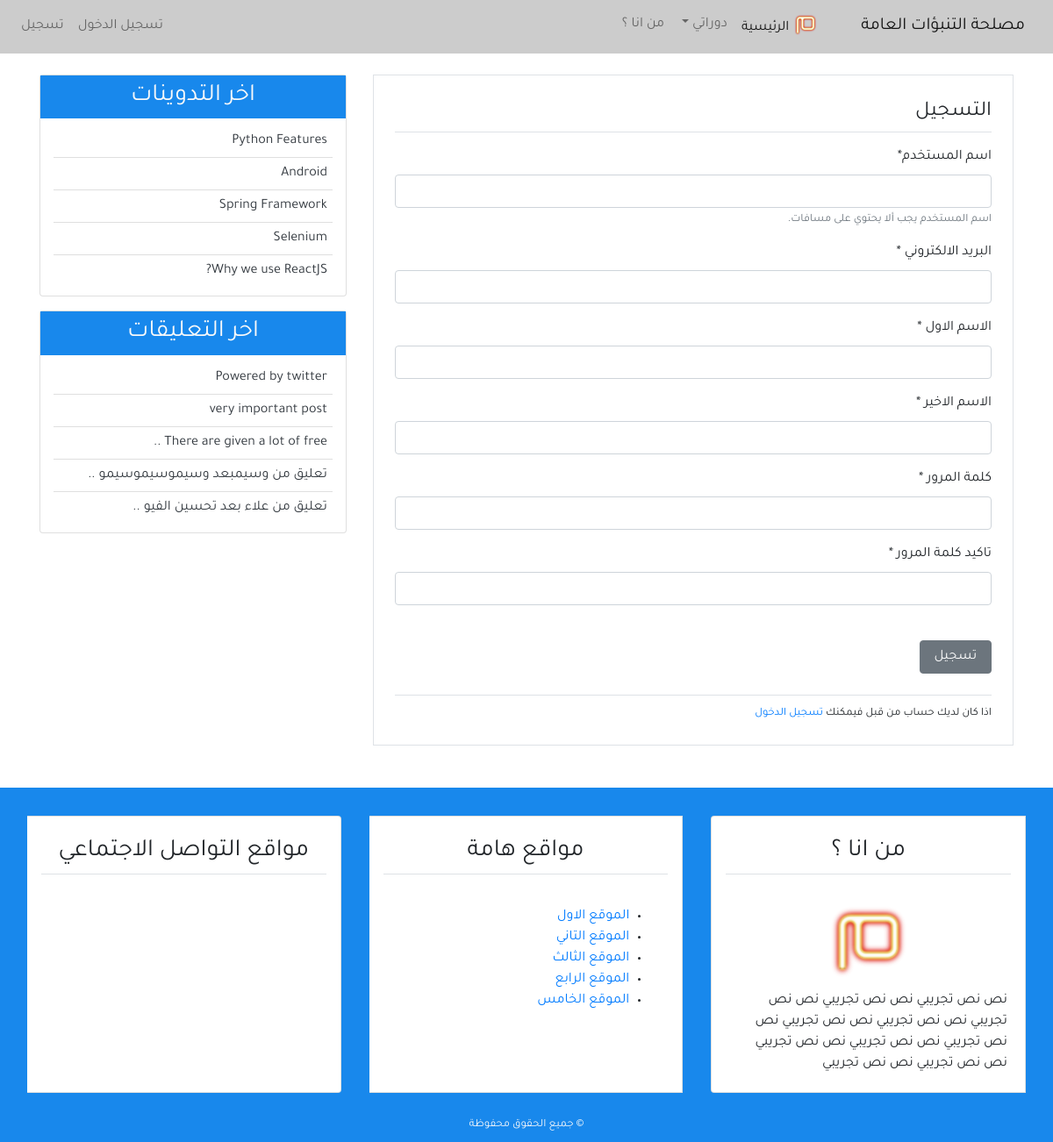
Page /register/ on the earlier database version.
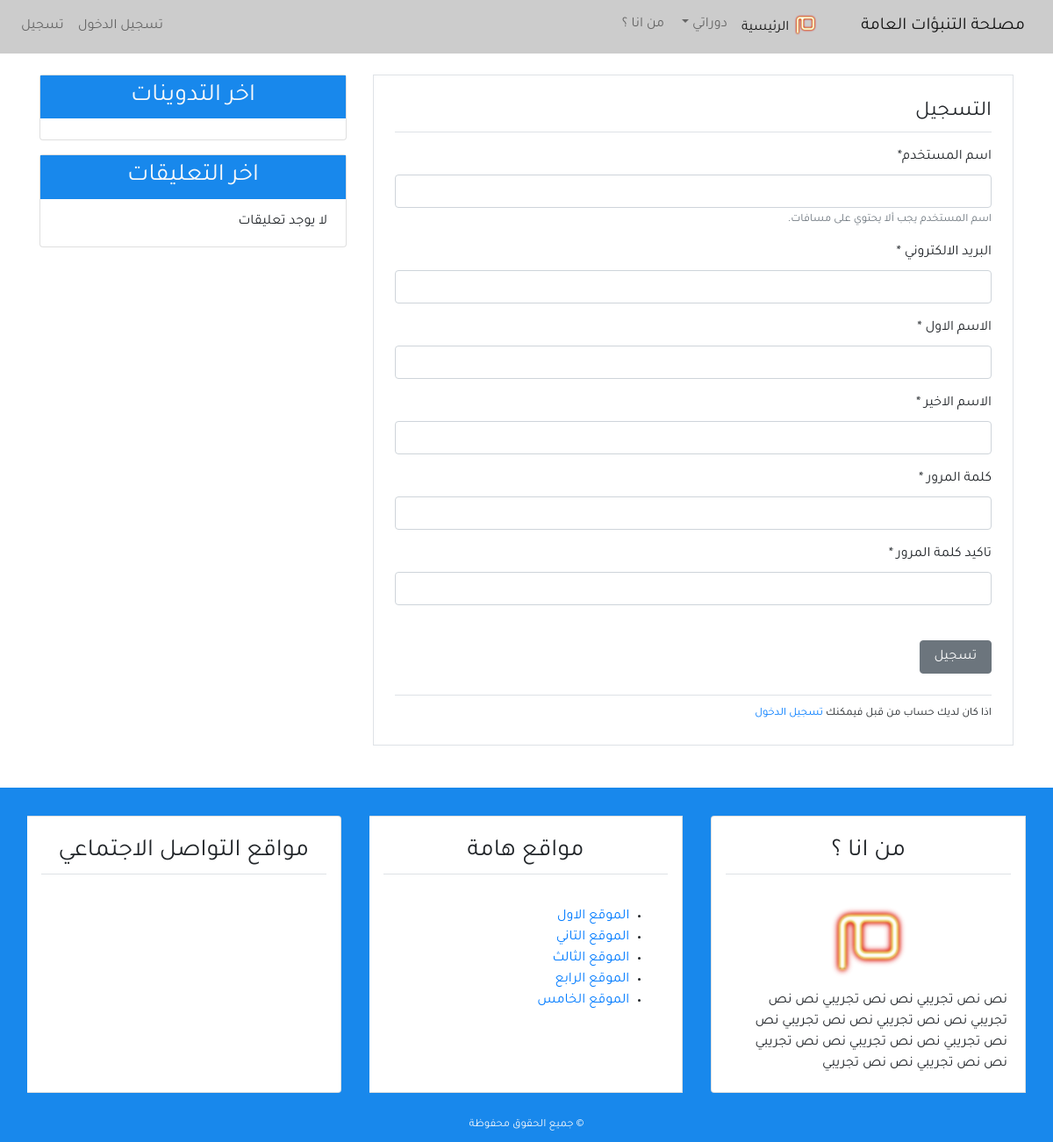
Same page on the later database version.
### blog/models.py (models this page shows, shortened)
class Post(models.Model):
    title = models.CharField(max_length=100, blank=True, null=True)
    content = models.TextField()
    post_date = models.DateTimeField(default=timezone.now )
    post_update = models.DateTimeField(auto_now = True)
    author = models.ForeignKey(User, on_delete=models.CASCADE)
    class Meta :
        ordering = ('-post_date',)

class Comment(models.Model):
    name = models.CharField(max_length=50, verbose_name ='الاسم ' )
    email = models.EmailField(verbose_name ='البريد الالكتروني')
    body = models.TextField(verbose_name =' التعليق ')
    comment_date = models.DateTimeField(auto_now_add=True)
    active = models.BooleanField(default=True)
    post = models.ForeignKey(Post, related_name='comments', on_delete=models.CASCADE)
    class Meta :
        ordering = ('-comment_date',)

### user/views.py (the view)
# urls.py: path('register/',views.register,name = 'register'),
def register(request) :
    if request.method=='POST':
        form = UserCreationForm(request.POST)
        if form.is_valid() :
            new_user = form.save(commit=False)
            new_user.set_password(form.cleaned_data['password1'])
            new_user.save()
            messages.success(
                request,' تهانينا {}  لقد تمت عملية التسجيل بنجاح  '.format(new_user)
            )
            return redirect('login')
    else :
        form = UserCreationForm()
    return render(request,'user/register.html', {
   'title' : 'التسجيل ',
   'form' :form
    })

### user/forms.py (shortened to what this page needs)
class UserCreationForm(forms.ModelForm) :
    username = forms.CharField(label = 'اسم المستخدم', max_length=50
    , help_text='اسم المستخدم يجب ألا يحتوي على مسافات.')
    email = forms.EmailField(label = ' البريد الالكتروني ')
    first_name = forms.CharField(label = 'الاسم الاول ', max_length=50)
    last_name = forms.CharField(label = 'الاسم الاخير ', max_length=50)
    password1 = forms.CharField(label = 'كلمة المرور ', max_length=50,widget =
    forms.PasswordInput(), min_length = 8)
    password2 = forms.CharField(label = 'تاكيد كلمة المرور ', max_length=50,
    widget = forms.PasswordInput(),  min_length = 8)
    class Meta :
        model = User
        fields = ('username','email','first_name','last_name','password1','password2')

### blog/templatetags/post_tag.py (called while the page is built)
@register.inclusion_tag('blog/latest_posts.html')  #decorator
def latest_posts() : #simple python function
    context ={
        'l_posts' :Post.objects.all()[0:5]
    }
    return context

@register.inclusion_tag('blog/latest_comments.html')  #decorator
def latest_comments() : #simple python function
    context ={
        'l_comments' : Comment.objects.filter(active = True)[:5],
    }
    return context

### user/templates/user/register.html (shortened to what this page needs)
{% extends 'blog/base.html' %}
{% block content %}
{% load crispy_forms_tags %}
            <div class="border p-4 mb-5 ">
                <legend class="border-bottom pb-1 mb-3"> التسجيل  </legend>
            <form method="POST">
              {{form | crispy}}
              <input class="btn btn-secondary mt-4" type="submit" value=" تسجيل ">
            </form>
            <div class="border-top mt-4 pt-2">
                <small>
اذا كان لديك حساب من قبل فيمكنك
                    <a href="{% url 'login' %}"> تسجيل الدخول  </a>
                </small>
            </div>
        </div>
{% endblock content %}

### blog/templates/blog/latest_posts.html
<ul class="list-group-flush latest-post">
    {% for post  in l_posts  %}
      <li class="list-group-item latest-post-item" >
           <a class="text-dark" href="{% url 'detail' post.pk  %}"> {{post.title}} </a>
      </li>
    {% endfor %}
</ul>

### blog/templates/blog/latest_comments.html
<ul class="list-group-flush latest-comment">
    {% for comment  in l_comments  %}
      <li class="list-group-item latest-comment-item" >
           <a class="text-dark" href="{% url 'detail' comment.post.pk  %}">
            {% if comment.body|length > 25 %}
            {{comment.body|slice:'30'}} ..
            {% else %}
            {{comment.body}}
            {% endif %}
          </a>
      </li>
      {% empty %}
      <li class="list-group-item latest-comment-item" >  لا يوجد تعليقات </li>
    {% endfor %}
</ul>

Differences in the rows shown:
removed Post: title "Python Features"
removed Post: title "Android"
removed Post: title "Spring Framework"
removed Post: title "Selenium"
removed Post: title "Why we use ReactJS?"
removed Comment: body "Powered by twitter"
removed Comment: body "very important post"
removed Comment: body "There are given a lot of free"
removed Comment: body "تعليق من وسيمبعد وسيموسيموسيمو"
removed Comment: body "تعليق من علاء بعد تحسين الفيو"
Other differences:
text now shown: "لا يوجد تعليقات"
